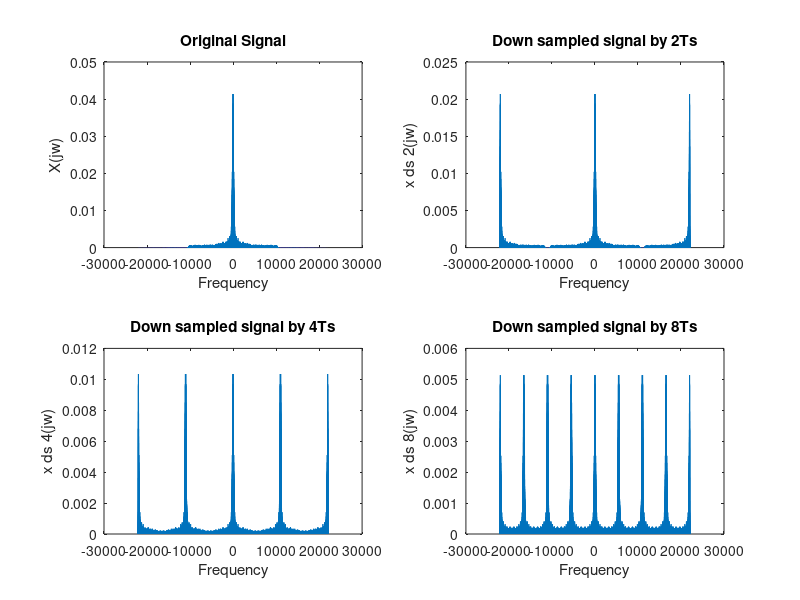

This figure's MATLAB source:
%% Loading Matrix

load('LabSample.mat')

%% Preparations
Ts=1/Fs;

time_duration=Ts*length(x);

t=0:Ts:time_duration-Ts;

down_sampling_periods=[2 4 8];

imp_train_2=zeros(1,length(t));

imp_train_4=zeros(1,length(t));

imp_train_8=zeros(1,length(t));

for i=1:length(t);
    if mod(i,down_sampling_periods(1))==0
        imp_train_2(i)=1;
    end
    if mod(i,down_sampling_periods(2))==0
        imp_train_4(i)=1;
    end
    if mod(i,down_sampling_periods(3))==0
        imp_train_8(i)=1;
    end
end

%% Down Sampling

x_ds_2=x'.*imp_train_2;

x_ds_4=x'.*imp_train_4;

x_ds_8=x'.*imp_train_8;

%% Ploting
step=44100/350000;
f_vector=[-22050:step:22050-step];

figure;

subplot(2,2,1);
plot(f_vector,fftshift(abs(fft(x'))/length(x)));
ylabel('X(jw)');
xlabel('Frequency');
title('Original Signal');

subplot(2,2,2);
plot(f_vector,fftshift(abs(fft(x_ds_2))/length(x)));
ylabel('x ds 2(jw)');
xlabel('Frequency');
title('Down sampled signal by 2Ts');

subplot(2,2,3);
plot(f_vector,fftshift(abs(fft(x_ds_4))/length(x)));
ylabel('x ds 4(jw)');
xlabel('Frequency');
title('Down sampled signal by 4Ts');

subplot(2,2,4);
plot(f_vector,fftshift(abs(fft(x_ds_8))/length(x)));
ylabel('x ds 8(jw)');
xlabel('Frequency');
title('Down sampled signal by 8Ts');

%% Filter Creation

LPF_2_freqs=[0 0.49 0.52 1];
LPF_2_amps=[1 1 0 0];
LPF_2=firpm(200,LPF_2_freqs,LPF_2_amps);

LPF_4_freqs=[0 0.23 0.24 1];
LPF_4_amps=[1 1 0 0];
LPF_4=firpm(200,LPF_4_freqs,LPF_4_amps);

LPF_8_freqs=[0 0.13 0.14 1];
LPF_8_amps=[1 1 0 0];
LPF_8=firpm(200,LPF_8_freqs,LPF_8_amps);

%% Convolution Operation

y_2=conv(LPF_2, x_ds_2);

y_4=conv(LPF_4,x_ds_4);

y_8=conv(LPF_8,x_ds_8);

y_2=y_2(:,100:length(y_2)-101);

y_4=y_4(:,100:length(y_4)-101);

y_8=y_8(:,100:length(y_8)-101);

%% Sound function on sampled signals
sound(x,Fs);
pause(8);
sound(y_2,Fs);
pause(8);
sound(y_4,Fs);
pause(8);
sound(y_8,Fs);

%% Comments

% According to the sound function results, I can easily say that in 
% correlation with my expectations 2Fs is the best one. 2Fs contains the 
% greatest amount of the same values, due to that its voice quality is the 
% closest to the original one. The quality of the resultant signal depends 
% on the sampling point amount. If it gets higher, quality becomes better.

%% Additional MSE
clc;

N=length(x);
sum=0;
for i=1:length(x);
    sum=sum+(x(i)-x_ds_2(i))^2;
end

MSE_2=sum/N;

sum=0;

for i=1:length(x);
    sum=sum+(x(i)-x_ds_4(i))^2;
end

MSE_4=sum/N;

sum=0;

for i=1:length(x);
    sum=sum+(x(i)-x_ds_8(i))^2;
end

MSE_8=sum/N;

fprintf("MSE_2: %f \n",MSE_2);
fprintf("MSE_4: %f \n",MSE_4);
fprintf("MSE_8: %f \n",MSE_8);
